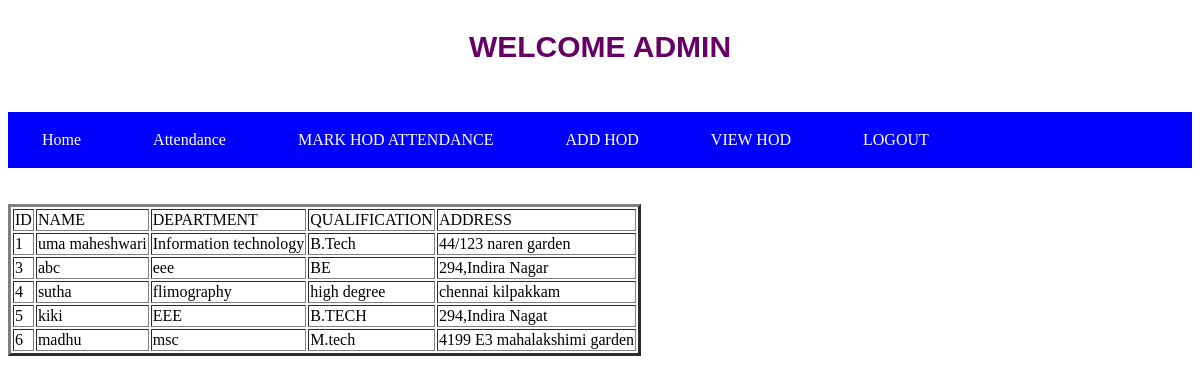
The app's page /viewhod with its own data.
### tables this page shows
CREATE TABLE addhod (id INTEGER PRIMARY KEY AUTOINCREMENT, username TEXT NOT NULL, password TEXT UNIQUE NOT NULL,name TEXT NOT NULL,department TEXT UNIQUE NOT NULL ,qualification TEXT NOT NULL,address TEXT NOT NULL,attendance INTEGER);

### app.py (the view)
@app.route("/viewhod")
def hodview():
    con = sqlite3.connect('psglogin.db')
    con.row_factory = sqlite3.Row
    cur = con.cursor()
    cur.execute('select id, NAME, DEPARTMENT, QUALIFICATION, ADDRESS from addhod')
    rows = cur.fetchall()
    return render_template("viewhod.html", rows = rows)

### templates/viewhod.html (shortened to what this page needs)
<!DOCTYPE html>
<html>
    <head>
    </head>
    <body>
        <h3 style="text-align:center">WELCOME ADMIN</h3>
        <br>
        <nav>
            <a href="/checking">Home</a>
            <a href="/viewhodattendance">Attendance</a>
            <a href="/markinghodattendance">MARK HOD ATTENDANCE</a>
            <a href="/addhod">ADD HOD</a>
            <a href="/viewhod">VIEW HOD</a>
            <a href="/logoutadmin">LOGOUT</a>
        </nav>
        <br><br>
        <div style="align:center">
            <table border="3">
            <tr>
                <td>ID</td>
                <td>NAME</td>
                <td>DEPARTMENT</td>
                <td>QUALIFICATION</td>
                <td>ADDRESS</td>
            </tr>
            {% for row in rows %}
            <tr>
                <td>{{row["id"]}}</td>
                <td>{{row["NAME"]}}</td>
                <td>{{row["DEPARTMENT"]}}</td>
                <td>{{row["QUALIFICATION"]}}</td>
                <td>{{row["ADDRESS"]}}</td>
            </tr>
            {% endfor %}
            </table>
        </div>
        </body>
</html>

### templates/viewhod.html (style rules this page uses)
body { width:auto; background-image:url('https://st4.depositphotos.com/4315033/21060/v/1600/depositphotos_210608780-stock-illustration-color-abstract-blurred-backgrounds-defocused.jpg'); }
nav { background-color:blue; width:auto; }
nav a { font-family:Verdana; background-color: blue; border: none; color: white; padding: 15px 32px; text-align: center; text-decoration: none; display: inline-block; font-size: 16px; margin: 4px 2px; cursor: pointer; }
h3 { text-align:center; font-size:30px; font-family:"Arial"; font-weight:bold; color:#606; }

### records on screen
addhod: id "1", NAME "uma maheshwari", DEPARTMENT "Information technology", QUALIFICATION "B.Tech", ADDRESS "44/123 naren garden"
addhod: id "3", NAME "abc", DEPARTMENT "eee", QUALIFICATION "BE", ADDRESS "294,Indira Nagar"
addhod: id "4", NAME "sutha", DEPARTMENT "flimography", QUALIFICATION "high degree", ADDRESS "chennai kilpakkam"
addhod: id "5", NAME "kiki", DEPARTMENT "EEE", QUALIFICATION "B.TECH", ADDRESS "294,Indira Nagat"
addhod: id "6", NAME "madhu", DEPARTMENT "msc", QUALIFICATION "M.tech", ADDRESS "4199 E3 mahalakshimi garden"
